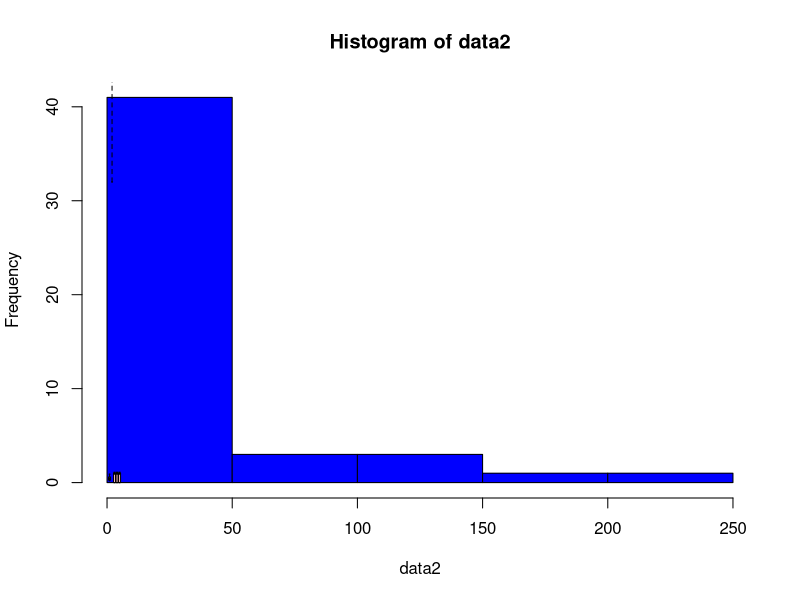
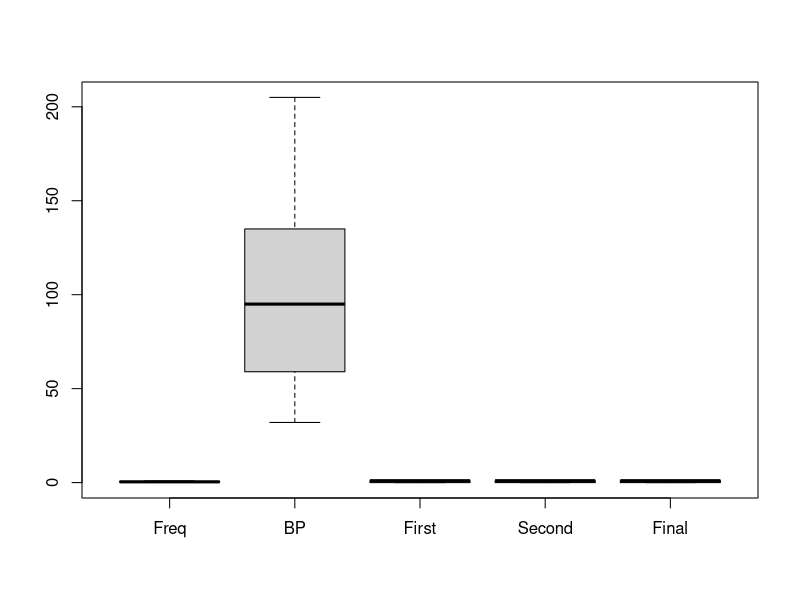

Reproduce these figures in R, in order.
# The following data was collected by the local hospital. 
# This data set contains 5 variables based on observation of 8 patients. 
# In addition to the measurements of the patients checking in to the hospital that night, 
# this data provides the patients' histories regarding the frequency of their visits to the hospital in the last 12 months.
# This data displays the measurement of blood pressure, first assessment by general doctor (bad=1, good =0) titled "first," 
# the second assessment by external doctor (called "second"), and the last row provides the head of the emergency unit's decision 
# regarding immediate care for the patient based on the values 0 or 1 (low = 0, high =1).
# The names of your variables are as follows: "Freq","bloodp","first”, "second”, ”finaldecision”
# The rows 
# 1. "0.6","103","bad","low","low”
# 2. "0.3","87","bad","low","high”
# 3. "0.4","32","bad","high","low”
# 4. "0.4","42","bad","high","high"
# 5. "0.2","59","good","low","low”
# 6. "0.6","109","good","low","high”
# 7. "0.3","78","good","high","low”
# 8. "0.4","205","good","high","high”
# 9. "0.9","135",”NA","high","high"
# 10. "0.2","176",”bad","high","high”
# Here is Clarification hint:
# Frequency <- c(0.6,0.3,0.4,......
# BP <- c(103,87,32,42,.....
# First <- c(1,1,1,.....
# Second <- c(0,0,1,1,...
# FinalDecision <- c(0,1,0,1,...
# Your first assignment: Create a side-by-side boxplot (boxplot(x, ...)) and and histogram ((hist(x, ...)). 
# Discuss the outcome of your results regarding patients BPs & MD’s Ratings.



#determine the arguments that hist() takes
args(hist.default)

# sample data organized into vectors
Freq <- c(0.6, 0.3, 0.4, 0.4, 0.2, 0.6, 0.3, 0.4, 0.9, 0.2)
BP <- c(103, 87, 32, 42, 59, 109, 78, 205, 135, 176)
First <- c(1, 1, 1, 1, 0, 0, 0, 0, NA, 1)
Second <- c(0, 0, 1, 1, 0, 0, 1, 1, 1, 1)
FinalDecision <- c(0, 1, 0, 1, 0, 1, 0, 1, 1, 1)


data <- data.frame(
  Freq <- c(0.6, 0.3, 0.4, 0.4, 0.2, 0.6, 0.3, 0.4, 0.9, 0.2),
  BP <- c(103, 87, 32, 42, 59, 109, 78, 205, 135, 176),
  First <- c(1, 1, 1, 1, 0, 0, 0, 0, NA, 1),
  Second <- c(0, 0, 1, 1, 0, 0, 1, 1, 1, 1),
  FinalDecision <- c(0, 1, 0, 1, 0, 1, 0, 1, 1, 1)
)

#check if data is in fact a data.frame
is.data.frame(data)

#convert the data.frame to a numeric matrix in order to use it in hist()
data2 <- data.matrix(data)

#check if data2 is in fact a matrix
is.matrix(data2)

# plot the histogram first
hist(data2, col = 'blue', border = 'black')


# overlay a boxplot on the same plot
par(new=TRUE)


#determine the arguments that the function boxplot() takes
args(boxplot.default)

boxplot(data2, axes = FALSE, add = TRUE, col = 'pink', xlim = 250, ylim = 40)




# labels for axis
label <- c('Freq', 'BP', 'First', 'Second', 'Final')

# create boxplot() with names parameter for labels 
boxplot(Freq, BP, First, Second, FinalDecision, names = label)
#Error in plot.new() : figure margins too large

#check the margins of the boxplot
par("mar")
#change the margins of the boxplot
par(mar=c(100,100,100,100))








